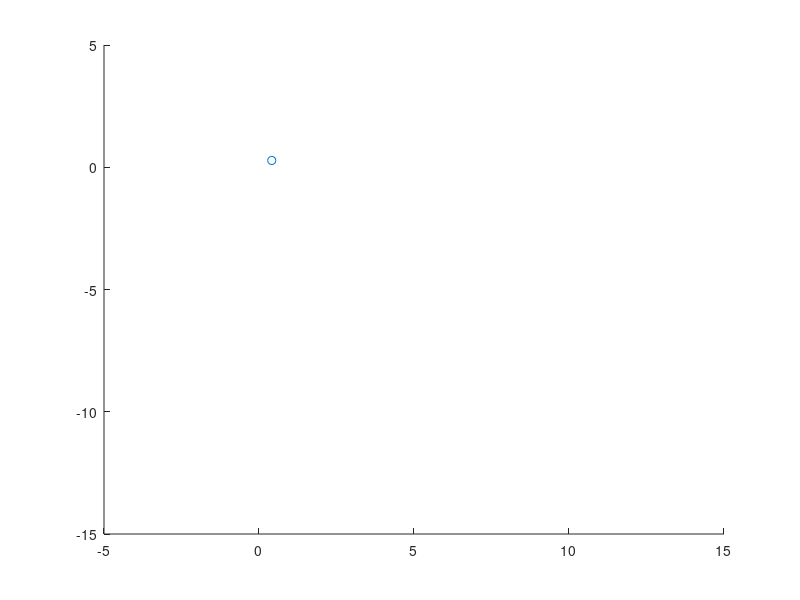

MATLAB code to generate this figure:
%initialize parameters
clear all
t_end = 15;
particleAmount = 10;
parameterAmount = 2;
limits = [-1 1; -1 1]; % parameter limits


% generate the swarm and velocity matrices
swarm = zeros(t_end, particleAmount, parameterAmount);
swarmd = zeros(t_end, particleAmount, 2);
velocity = zeros(particleAmount, parameterAmount);
velocityd = zeros(particleAmount, 2);
bestpars = zeros(particleAmount, parameterAmount); % best parameters for each particle 
bestparsd = zeros(particleAmount, 2); % best discrete parameters ""
bestresults = zeros(particleAmount,1);
bestidx = 0;        % holder for the global best index
bestval = 0;

% initialize swarm
for ind = 1:particleAmount 
    for par = 1:parameterAmount
       swarm(1,ind,par) = limits(par,1)+rand()*(limits(par,2)-limits(par,1));
    end
end

for ind = 1:particleAmount
    params = swarm(1,ind,:);
    val = -swarm(1,ind,1)^2-swarm(1,ind,2)^2;
    bestpars(ind,:) = swarm(1,ind,:);
    bestparsd(ind,:) = swarmd(1,ind,:);
    bestresults(ind) = val;
end

[bestval, bestidx] = max(bestresults);


% create video
% fig = figure('Visible','off');
% x = swarm(1,:,1);
% y = swarm(1,:,2);
% scatter(x,y);
% 
% % save video frame
% aviobj = avifile('out.avi','FPS',1);
% img = hardcopy(fig, '-dzbuffer', '-r0'); 
% aviobj = addframe(aviobj, im2frame(img));

paratemp = zeros(particleAmount, 14); % DEBUG VARIABLE FOR FINDING TIME INTENSIVE PARAMETER COMBINATIONS

    meas_t = zeros(t_end,1);
for t=2:t_end
    
    swarm_temp = squeeze(swarm(t-1,:,:)); % required for matrix subtraction
    % create parameter validity matrix to ignore bad personal bests
    validity = bestresults;
    validity(validity(:,1)==-100) = 0;
    validity(validity(:,1)~=0) = 1;
    sparvalidity = sparse(diag(validity));
        
    % calculate velocity
    
%     velocity = velocity...
%         + 2*rand(size(velocity)).*(bestpars-swarm_temp)...
%         + 2*rand(size(velocity))...
%         .*(ones(particleAmount,1)*bestpars(bestidx,:)-swarm_temp)
    
    for ind = 1:particleAmount
        for par = 1:parameterAmount
            velocity(ind,par) = velocity(ind,par)+2*rand()*(bestpars(ind,par)-swarm_temp(ind,par))+2*rand()*(bestpars(bestidx,par)-swarm_temp(ind,par)); 
        end
    end

    % update swarm locations
    
    swarm(t,:,:) = swarm_temp + velocity;
    
    % check boundaries
    boundcheck = zeros(size(swarm_temp));
    boundcheck(:,par) = swarm(t,:,par) - max(min(swarm(t,:,par),limits(par,2)),limits(par,1));
 
    %boundcheck(boundcheck~=0) = 1;
 
    % simulate
    for ind = 1:particleAmount 
        if size(boundcheck(ind)==0) % check that none of the values is over limits
            params = swarm(t,ind,:); % TODO: discrete value handling
            result = -swarm(t,ind,1)^2-swarm(t,ind,2)^2;
        else
            result = -200;
        end
        if result > bestresults(ind)
            bestpars(ind,:) = swarm(t,ind,:);
            bestparsd(ind,:) = swarmd(1,ind,:);
            bestresults(ind) = result;
        end
    end
    
    % update global best value
    [bestvalcand, bestidxcand] = max(bestresults);
    if(bestvalcand > bestval)
       bestval = bestvalcand;
       bestid = bestidxcand;
    end
    
    % save to video
    % scatter(x,y);
    %img = hardcopy(fig, '-dzbuffer', '-r0'); 
    %aviobj = addframe(aviobj, im2frame(img));
    % draw on screen
    
    t
end

hf = figure('color','white');
hold on
x = swarm(1,:,1);
y = swarm(1,:,2);
ht = scatter(x,y);
set(ht,'XDataSource','x')
set(ht,'YDataSource','y')
drawnow


for t = 1:t_end
    pause(0.2)
    x = swarm(t,:,1);
    y = swarm(t,:,2);
    refreshdata(hf,'caller');
    %axis([limits(1,1) limits(1,2) limits(2,1) limits(2,2)])
    drawnow
end
%params = combineparams(bestpars(bestidx,:)', bestparsd(bestidx,:));
%[objects, constraints] = design_PMSM_generator(params)

%aviobj = close(aviobj);